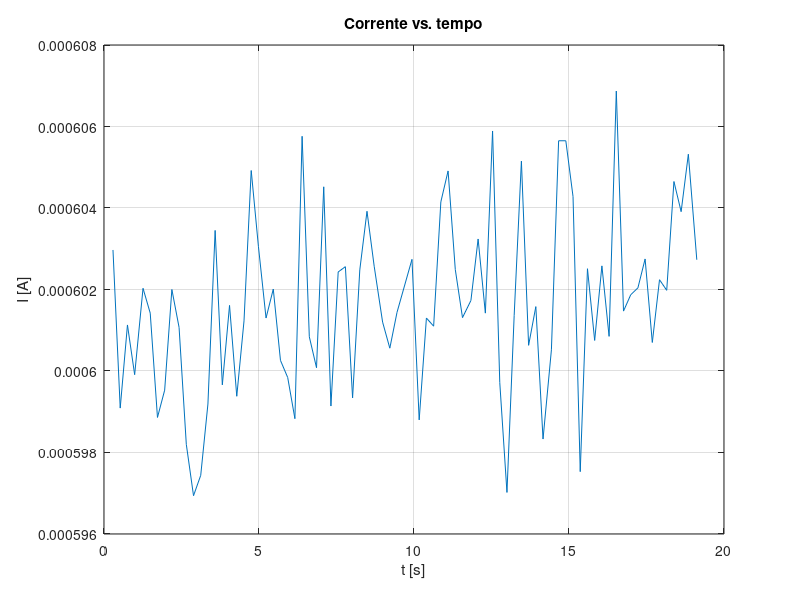

MATLAB code to generate this figure:
% Grafico
clc;
close all;
clear all;

g = load('spi2.txt'); #freq amostragem 1000 ksps

%grafico
figure()
plot(g(:,2),g(:,1))
title('Corrente vs. tempo')
xlabel('t [s]')
ylabel('I [A]')
grid()
